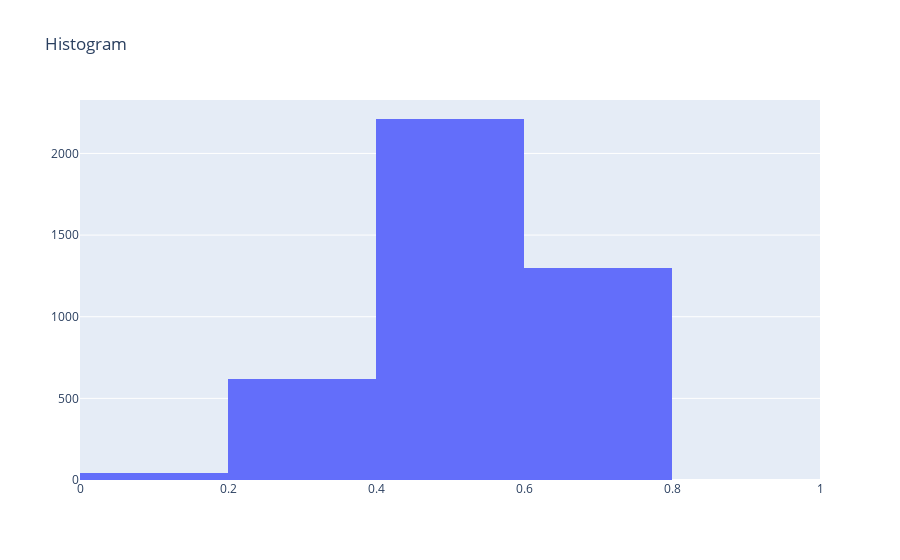

Write notebook code for a chart like this one.
### Code cell
# create a fig from data & layout, and plot the fig
fig3 = go.Figure(data=data3, layout=layout3)
fig3.show()

### Figure 1 — Plotly figure (JSON) as saved in the notebook; plotly's stock layout.template omitted (floating-point values rounded to 4 significant figures; data arrays with more than 128 entries replaced by an {"elided": "..."} marker saying what was removed)
{"data": [{"autobinx": false, "type": "histogram", "x": {"elided": "4177 float values"}, "xbins": {"size": 0.2}}], "layout": {"title": {"text": "Histogram"}}}
